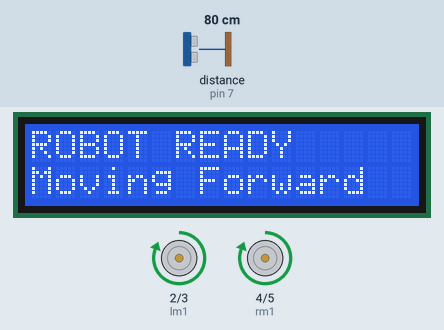
Simulated run of this sketch. Board: Arduino Uno, built with avr-gcc and run on an emulated ATmega328P. Parts: 16×2 character LCD, motor-driver pin pairs drawn as motors (green arrow = first pin HIGH = forward, orange = second pin HIGH = backward, longer = more drive). Wiring (inferred from the names in the program): ultrasonic range finder: trigger pin 6; echo pin 7. The inputs (shaded band) are chosen by the test bench; at power-on: distance to the obstacle (sensor on pin 7) 80 cm. The echo pulse lasts 58.3 µs per cm; what the sketch prints to the serial monitor is not drawn.

Above: at 2.2 s.
2.3 s: distance to the obstacle (sensor on pin 7) set to 22 cm
4.2 s: distance to the obstacle (sensor on pin 7) set to 18 cm
At 6.5 s:
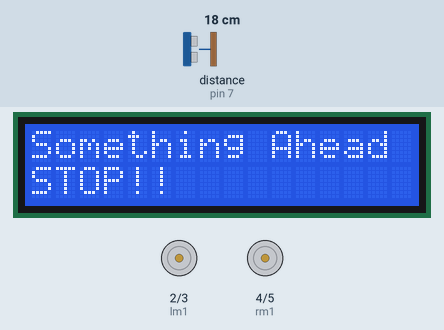
At 8.0 s:
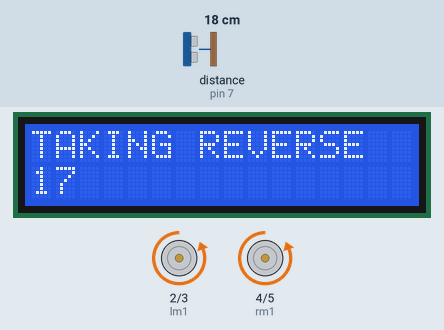
8.3 s: distance to the obstacle (sensor on pin 7) set to 35 cm
At 11.8 s:
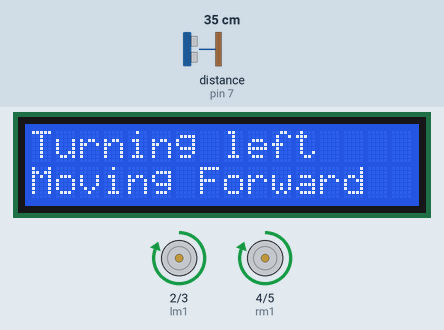
Timing chart, 0 to 13.3 s (numbered marks = the images above; inputs shaded):
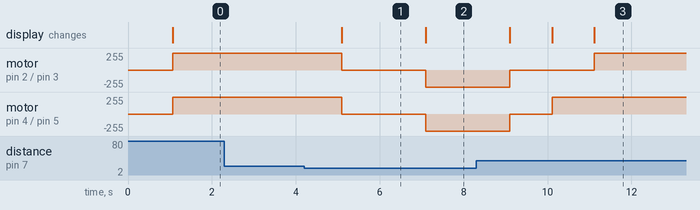

The sketch:

Obstacle_Avoiding_Robot.ino
```cpp
#include <LiquidCrystal.h>
LiquidCrystal lcd(8, 9, 10, 11, 12, 13);

long cm, duration;
const int echoPin = 7;
const int trigPin = 6;
const int lm1 = 2;
const int lm2 = 3;
const int rm1 = 4;
const int rm2 = 5;

void setup() {
  pinMode(lm1, OUTPUT);
  pinMode(lm2, OUTPUT);
  pinMode(rm1, OUTPUT);
  pinMode(rm2, OUTPUT);
  pinMode(trigPin, OUTPUT);
  pinMode(echoPin, INPUT);
  Serial.begin(9600);
  lcd.begin(16, 2);
  lcd.print("ROBOT READY");
  delay(1000);
}

void loop() {
  // Get distance from ultrasonic sensor
  digitalWrite(trigPin, LOW);
  delayMicroseconds(2);
  digitalWrite(trigPin, HIGH);
  delayMicroseconds(10);
  digitalWrite(trigPin, LOW);
  duration = pulseIn(echoPin, HIGH);
  cm = duration * 0.034 / 2;

  Serial.print("Distance: cm ");
  Serial.println(cm);

  // Obstacle logic
  if (cm < 20) {
    stop_bot();
    delay(2000);
    go_back();
    delay(2000);
    stop_again();
    delay(1000);
    go_left();
    delay(1000);
  } else {
    go_straight();
    delay(1000);
  }
}

void go_straight() {
  lcd.setCursor(0, 1);
  lcd.print("Moving Forward");
  digitalWrite(lm1, HIGH);
  digitalWrite(lm2, LOW);
  digitalWrite(rm1, HIGH);
  digitalWrite(rm2, LOW);
}

void go_back() {
  lcd.clear();
  lcd.setCursor(0, 0);
  lcd.print("TAKING REVERSE");
  lcd.setCursor(0, 1);
  lcd.print(cm);
  digitalWrite(lm2, HIGH);
  digitalWrite(lm1, LOW);
  digitalWrite(rm2, HIGH);
  digitalWrite(rm1, LOW);
}

void stop_bot() {
  lcd.clear();
  lcd.setCursor(0, 0);
  lcd.print("Something Ahead");
  lcd.setCursor(0, 1);
  lcd.print("STOP!!");
  digitalWrite(lm1, LOW);
  digitalWrite(lm2, LOW);
  digitalWrite(rm1, LOW);
  digitalWrite(rm2, LOW);
}

void stop_again() {
  lcd.clear();
  lcd.setCursor(0, 0);
  lcd.print("BREAK FOR TURN");
  digitalWrite(lm1, LOW);
  digitalWrite(lm2, LOW);
  digitalWrite(rm1, LOW);
  digitalWrite(rm2, LOW);
}

void go_left() {
  lcd.clear();
  lcd.setCursor(0, 0);
  lcd.print("Turning left");
  lcd.setCursor(0, 1);
  lcd.print(cm);
  digitalWrite(lm1, LOW);
  digitalWrite(lm2, LOW);
  digitalWrite(rm1, HIGH);
  digitalWrite(rm2, LOW);
}

void go_right() {
  lcd.clear();
  lcd.setCursor(0, 0);
  lcd.print("Turning Right");
  lcd.setCursor(0, 1);
  lcd.print(cm);
  digitalWrite(lm1, HIGH);
  digitalWrite(lm2, LOW);
  digitalWrite(rm1, LOW);
  digitalWrite(rm2, LOW);
}
```

Measured:
- the behaviour switches between 21 and 20 cm on distance to the obstacle (sensor on pin 7) (found by bisection; images 0 and 1)
- after the input at 2.3 s, every drawn part: stays the same
- after the input at 4.2 s, motor on pin 2 (lm1) / pin 3 (lm2), motor on pin 4 (rm1) / pin 5 (rm2): forward 255/255 → stopped after 0.89 s, → backward 255/255 2.0 s later; the display: changes after 0.89 s (image 1)
- after the input at 8.3 s, motor on pin 4 (rm1) / pin 5 (rm2): goes on until 10.1 s, then stays forward 255/255; the display: first differs from a run without the input after 2.8 s (image 3)
- what the display in image 1 shows lasts 2.0 s, from 5.1 s to 7.1 s
